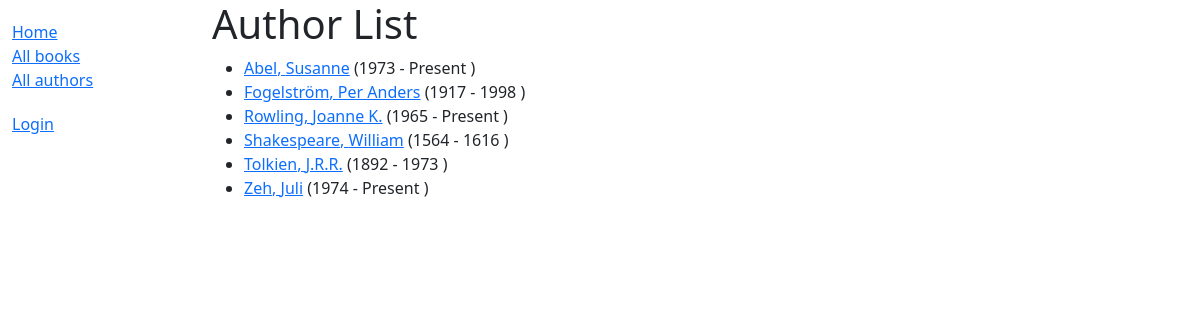
Screenshot of /catalog/authors/ with the database file from the repository.
### catalog/models.py (models this page shows, shortened)
class Author(models.Model):
    first_name = models.CharField(max_length=100)
    last_name = models.CharField(max_length=100)
    date_of_birth = models.DateField(null=True, blank=True)
    date_of_death = models.DateField('Died', null=True, blank=True)
    class Meta:
        ordering = ['last_name', 'first_name']
    def get_absolute_url(self):
        return reverse('author-detail', args=[str(self.id)])

### catalog/views.py (the view)
# urls.py: path('authors/', views.AuthorListView.as_view(), name='authors'),
class AuthorListView(generic.ListView):
    model = Author
    paginate_by = 10

### catalog/templates/catalog/author_list.html
{% extends "base_generic.html" %}
{% block content %}
  <h1>Author List</h1>
  {% if author_list %}
    <ul>
      {% for author in author_list %}
      <li>
        <a href="{{ author.get_absolute_url }}">{{ author.last_name }}, {{author.first_name}}</a>
        ({{author.date_of_birth|date:"Y"}}
        {% if author.date_of_death %}
          - {{author.date_of_death|date:"Y"}}
          {% else %}
          - Present
        {% endif %})
      </li>
      {% endfor %}
    </ul>
  {% else %}
    <p>There are no books in the library.</p>
  {% endif %}
{% endblock %}

### rows the page displays
Author: last_name "Abel", first_name "Susanne", date_of_birth "1973", shows "- Present"
Author: last_name "Fogelström", first_name "Per Anders", date_of_birth "1917", date_of_death "1998"
Author: last_name "Rowling", first_name "Joanne K.", date_of_birth "1965", shows "- Present"
Author: last_name "Shakespeare", first_name "William", date_of_birth "1564", date_of_death "1616"
Author: last_name "Tolkien", first_name "J.R.R.", date_of_birth "1892", date_of_death "1973"
Author: last_name "Zeh", first_name "Juli", date_of_birth "1974", shows "- Present"
